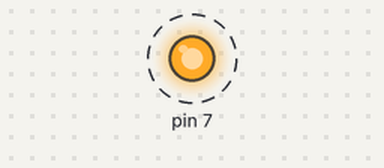
A sketch run on a simulated Arduino Uno, built with avr-gcc and run on an emulated ATmega328P. Parts: output pins drawn as LEDs (lit = HIGH). Dashed ring = blinking.

Above: at 0.5 s.
Timing chart, 0 to 4.6 s (numbered marks = the images above):
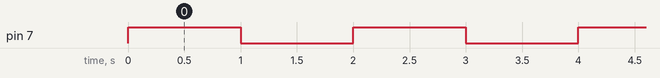

The sketch:

1_bare_metal_blinky_using_arduino1.ino
```cpp
#define F_CPU 16000000UL
#include <avr/io.h>
#include <util/delay.h>
int main(void)
{
    // Set pin 7 (PD7) as an output
    DDRD |= (1 << PD7);
    while (1)
    {
        PORTD |= (1 << PD7);
        _delay_ms(1000);
        PORTD &= ~(1 << PD7);
        _delay_ms(1000);
    }
    return 0;
}
```

Measured:
- by itself, pin 7: alternates HIGH for 1.0 s and LOW for 1.0 s
